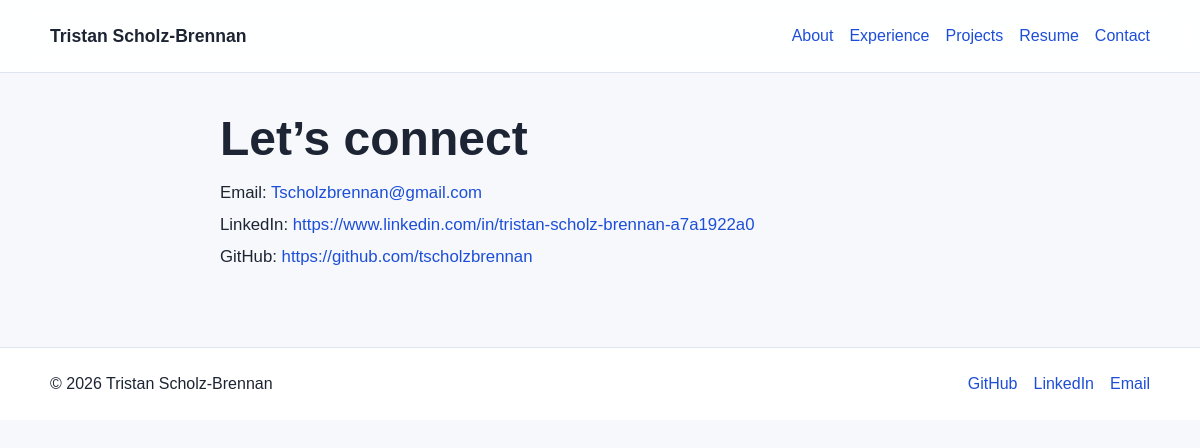
The app's page /contact with its own data.
### app/models.py (models this page shows)
class Profile(Base):
    __tablename__ = "profiles"
    id = Column(Integer, primary_key=True, index=True)
    full_name = Column(String(255), nullable=True)
    headline = Column(String(255), nullable=False)
    summary = Column(Text, nullable=False)
    location = Column(String(255), default="Remote")
    email = Column(String(255), nullable=False)
    linkedin_url = Column(String(255), nullable=True)
    github_url = Column(String(255), nullable=True)
    resume_url = Column(String(255), nullable=True)
    profile_image = Column(String(255), nullable=True)
    focus_area = Column(String(255), default="Data & AI")
    seeking = Column(String(255), nullable=True)
    about = Column(Text, nullable=True)
    highlights = Column(JSON, default=list)

### app/main.py (the view)
@app.get("/contact", response_class=HTMLResponse)
async def contact(request: Request):
    profile = get_public_profile()
    return templates.TemplateResponse("contact.html", {"request": request, "profile": profile})

### templates/contact.html (shortened to what this page needs)
{% extends "base.html" %}
{% block content %}
<section class="section container narrow">
  <h1>Let’s connect</h1>
  <ul class="contact-list">
    <li>Email: <a href="mailto:{{ profile.contact_links.email }}">{{ profile.contact_links.email }}</a></li>
    <li>LinkedIn: <a href="{{ profile.contact_links.linkedin }}">{{ profile.contact_links.linkedin }}</a></li>
    <li>GitHub: <a href="{{ profile.contact_links.github }}">{{ profile.contact_links.github }}</a></li>
  </ul>
</section>
{% endblock %}

### templates/base.html (shortened to what this page needs)
<!doctype html>
<html lang="en">
  <head>
    <link rel="stylesheet" href="/static/css/site.css" />
  </head>
  <body>
    <header class="site-header">
      <div class="container nav-wrap">
        <a class="brand" href="/">{{ profile.full_name or profile.headline }}</a>
        <nav class="site-nav">
          <a href="/about">About</a>
          <a href="/experience">Experience</a>
          <a href="/projects">Projects</a>
          <a href="/resume">Resume</a>
          <a href="/contact">Contact</a>
        </nav>
      </div>
    </header>
    <main>
      {% block content %}{% endblock %}
    </main>
    <footer class="site-footer">
      <div class="container footer-wrap">
        <p>© 2026 {{ profile.full_name or profile.headline }}</p>
        <div class="footer-links">
          <a href="{{ profile.contact_links.github }}">GitHub</a>
          <a href="{{ profile.contact_links.linkedin }}">LinkedIn</a>
          <a href="mailto:{{ profile.contact_links.email }}">Email</a>
        </div>
      </div>
    </footer>
  </body>
</html>

### static/css/site.css (style rules this page uses)
:root { --bg: #f6f8fb; --panel: #ffffff; --ink: #1d2433; --muted: #5d6577; --line: #dfe6ef; --accent: #1d4ed8; --accent-strong: #1637a5; }
* { box-sizing: border-box; }
body { margin: 0; font-family: Arial, Helvetica, sans-serif; background: var(--bg); color: var(--ink); }
a { color: var(--accent); text-decoration: none; }
.container { width: min(1100px, calc(100% - 2rem)); margin: 0 auto; }
.site-header { background: rgba(255, 255, 255, 0.9); border-bottom: 1px solid var(--line); position: sticky; top: 0; backdrop-filter: blur(10px); }
.nav-wrap, .footer-wrap { display: flex; align-items: center; justify-content: space-between; min-height: 72px; }
.brand { font-weight: 700; font-size: 1.1rem; color: var(--ink); }
.site-nav { display: flex; gap: 1rem; flex-wrap: wrap; }
.hero h1, .section h1 { font-size: clamp(2rem, 4vw, 3.5rem); line-height: 1.1; margin: 0.5rem 0 1rem; }
.section { padding: 2rem 0 4rem; }
.narrow { max-width: 760px; }
.site-footer { border-top: 1px solid var(--line); background: white; }
.footer-links { display: flex; gap: 1rem; flex-wrap: wrap; }
.contact-list { list-style: none; padding: 0; display: grid; gap: 0.75rem; font-size: 1.05rem; }

### records on screen
Profile: full_name "Tristan Scholz-Brennan", contact_links.email "Tscholzbrennan@gmail.com", contact_links.linkedin "https://www.linkedin.com/in/tristan-scholz-brennan-a7a1922a0", contact_links.github "https://github.com/tscholzbrennan"
